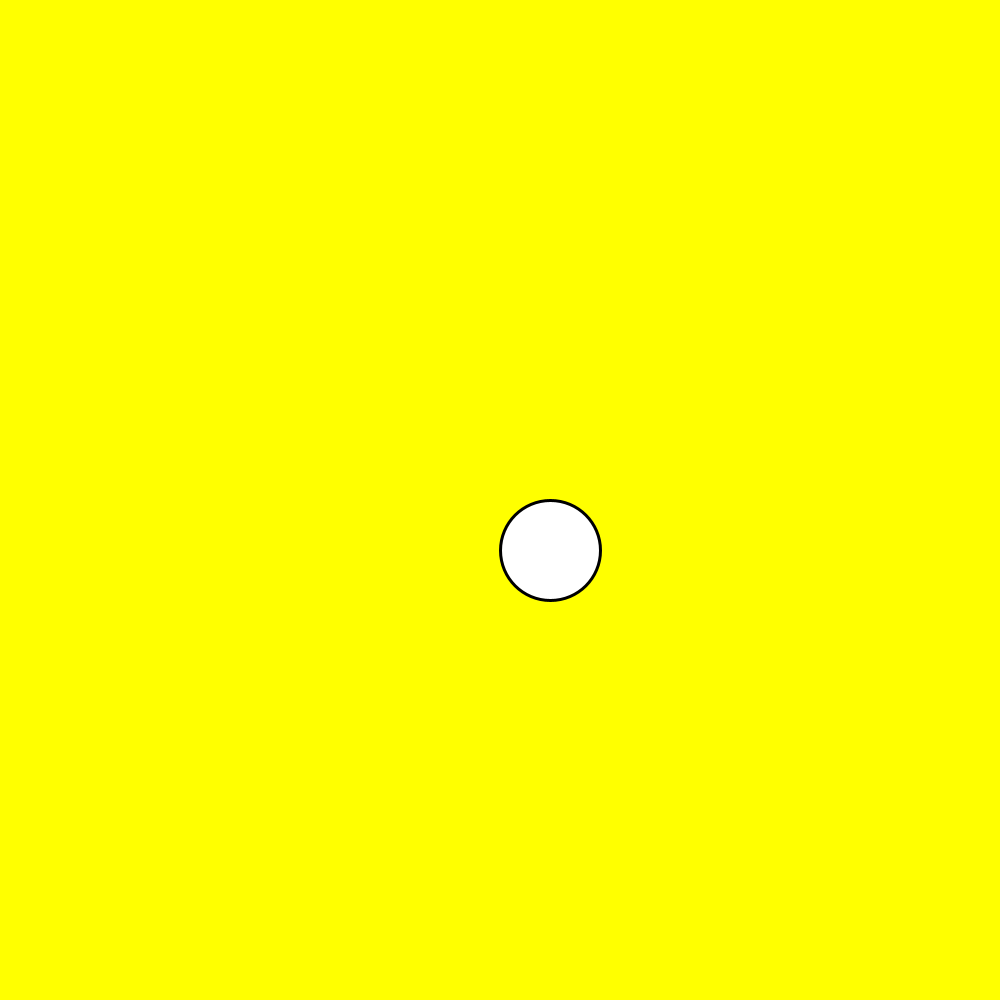
Frame 1 (no input)
Frame 60 (the mouse pressed at the canvas centre just before this capture): identical to frame 1, image omitted
Frame 120 (the mouse held since frame 60 and released just before this capture): identical to frame 1, image omitted

The Processing sketch that drew this single still picture (run headless with seeded random() and noise(); from frame 60 on, the mouse is pressed at the canvas centre):

// Processing sketch: Lab8_Pt3_Nguyen
// ── Lab8_Pt3_Nguyen.pde
/*************************************************/
// Lab 8, Part 3
// Vincent Nguyen


// Variables
int xCoor, yCoor;

// Setup
void setup()
{
  size(1000, 1000);
  xCoor = width/2;
  yCoor = height/2;
  background(255, 255, 0);
}

// Draw
void draw()
{
  background(255, 255, 0);
  strokeWeight(3);
  ellipseMode(CORNER);
  ellipse(xCoor, yCoor, 100, 100);
  
  // Bounding Box
  if(xCoor <= 0)
  {
    xCoor = 0;
  }
  if((xCoor+100) >= width)
  {
    xCoor = width-100;
  }
  if(yCoor <= 0)
  {
    yCoor = 0;
  }
  if((yCoor+100) >= height)
  {
    yCoor = height-100;
  }
}

void keyPressed()
{
  // Movement
  if(keyPressed)
  {
    if(key == 'w' || keyCode == UP)
    {
      yCoor-=15;
    }
    if(key == 's' || keyCode == DOWN)
    {
      yCoor+=15;
    }
    if(key == 'a' || keyCode == LEFT)
    {
      xCoor-=15;
    }
    if(key == 'd' || keyCode == RIGHT)
    {
      xCoor+=15;
    }
  }
}
